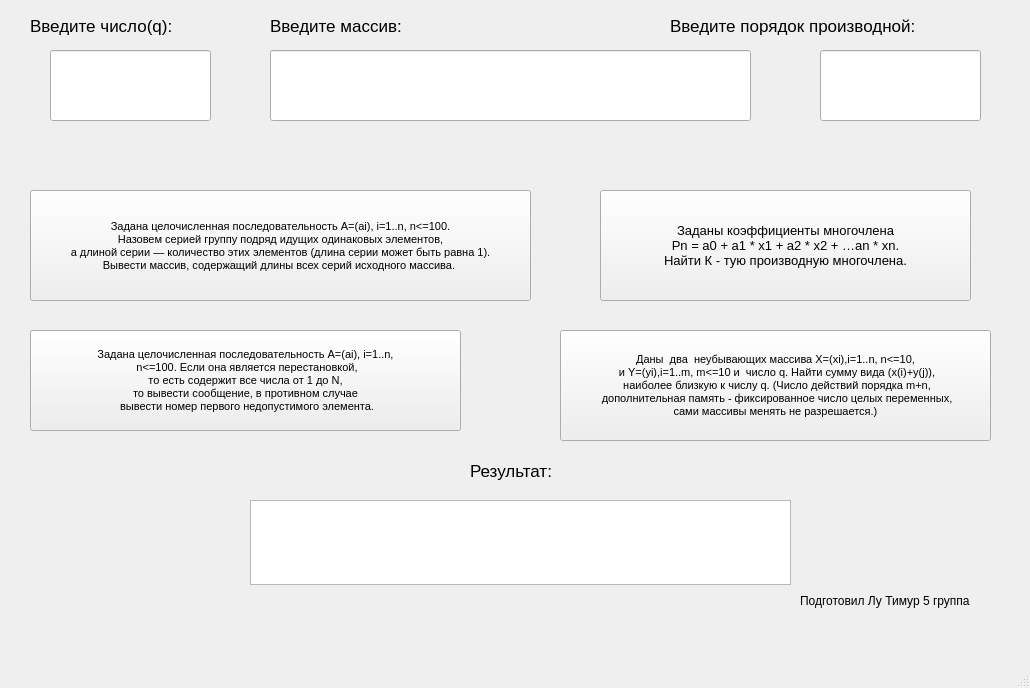
<?xml version="1.0" encoding="UTF-8"?>
<ui version="4.0">
 <class>MainWindow</class>
 <widget class="QMainWindow" name="MainWindow">
  <property name="geometry">
   <rect>
    <x>0</x>
    <y>0</y>
    <width>1030</width>
    <height>688</height>
   </rect>
  </property>
  <property name="font">
   <font>
    <pointsize>10</pointsize>
   </font>
  </property>
  <property name="windowTitle">
   <string>MainWindow</string>
  </property>
  <widget class="QWidget" name="centralwidget">
   <widget class="QLineEdit" name="lineEditArr">
    <property name="geometry">
     <rect>
      <x>270</x>
      <y>50</y>
      <width>481</width>
      <height>71</height>
     </rect>
    </property>
   </widget>
   <widget class="QLineEdit" name="lineEditQ">
    <property name="geometry">
     <rect>
      <x>50</x>
      <y>50</y>
      <width>161</width>
      <height>71</height>
     </rect>
    </property>
   </widget>
   <widget class="QLineEdit" name="lineEditK">
    <property name="geometry">
     <rect>
      <x>820</x>
      <y>50</y>
      <width>161</width>
      <height>71</height>
     </rect>
    </property>
   </widget>
   <widget class="QPushButton" name="pushButtonB5">
    <property name="geometry">
     <rect>
      <x>30</x>
      <y>190</y>
      <width>501</width>
      <height>111</height>
     </rect>
    </property>
    <property name="font">
     <font>
      <pointsize>8</pointsize>
     </font>
    </property>
    <property name="text">
     <string>Задана целочисленная последовательность A=(ai), i=1..n, n&lt;=100.
Назовем серией группу подряд идущих одинаковых элементов,
а длиной серии — количество этих элементов (длина серии может быть равна 1).
Вывести массив, содержащий длины всех серий исходного массива. </string>
    </property>
   </widget>
   <widget class="QPushButton" name="pushButtonSort">
    <property name="geometry">
     <rect>
      <x>30</x>
      <y>330</y>
      <width>431</width>
      <height>101</height>
     </rect>
    </property>
    <property name="font">
     <font>
      <pointsize>8</pointsize>
     </font>
    </property>
    <property name="text">
     <string>Задана целочисленная последовательность A=(ai), i=1..n,
 n&lt;=100. Если она является перестановкой, 
то есть содержит все числа от 1 до N, 
то вывести сообщение, в противном случае
 вывести номер первого недопустимого элемента.</string>
    </property>
   </widget>
   <widget class="QPushButton" name="pushButtonB10">
    <property name="geometry">
     <rect>
      <x>600</x>
      <y>190</y>
      <width>371</width>
      <height>111</height>
     </rect>
    </property>
    <property name="font">
     <font>
      <pointsize>10</pointsize>
     </font>
    </property>
    <property name="text">
     <string>Заданы коэффициенты многочлена 
Рn = a0 + a1 * x1 + a2 * x2 + …an * xn.
Найти К - тую производную многочлена.</string>
    </property>
   </widget>
   <widget class="QPushButton" name="pushButtonApp">
    <property name="geometry">
     <rect>
      <x>560</x>
      <y>330</y>
      <width>431</width>
      <height>111</height>
     </rect>
    </property>
    <property name="font">
     <font>
      <pointsize>8</pointsize>
     </font>
    </property>
    <property name="text">
     <string>Даны  два  неубывающих массива X=(xi),i=1..n, n&lt;=10, 
 и Y=(yi),i=1..m, m&lt;=10 и  число q. Найти сумму вида (x(i)+y(j)),
 наиболее близкую к числу q. (Число действий порядка m+n,
 дополнительная память - фиксированное число целых переменных, 
сами массивы менять не разрешается.)</string>
    </property>
   </widget>
   <widget class="QTextEdit" name="textEditRes">
    <property name="geometry">
     <rect>
      <x>250</x>
      <y>500</y>
      <width>541</width>
      <height>85</height>
     </rect>
    </property>
   </widget>
   <widget class="QLabel" name="label">
    <property name="geometry">
     <rect>
      <x>270</x>
      <y>10</y>
      <width>491</width>
      <height>31</height>
     </rect>
    </property>
    <property name="font">
     <font>
      <pointsize>13</pointsize>
     </font>
    </property>
    <property name="text">
     <string>Введите массив:</string>
    </property>
   </widget>
   <widget class="QLabel" name="label_2">
    <property name="geometry">
     <rect>
      <x>30</x>
      <y>10</y>
      <width>201</width>
      <height>31</height>
     </rect>
    </property>
    <property name="font">
     <font>
      <pointsize>13</pointsize>
     </font>
    </property>
    <property name="text">
     <string>Введите число(q):</string>
    </property>
   </widget>
   <widget class="QLabel" name="label_3">
    <property name="geometry">
     <rect>
      <x>670</x>
      <y>10</y>
      <width>331</width>
      <height>31</height>
     </rect>
    </property>
    <property name="font">
     <font>
      <pointsize>13</pointsize>
     </font>
    </property>
    <property name="text">
     <string>Введите порядок производной:</string>
    </property>
   </widget>
   <widget class="QLabel" name="label_4">
    <property name="geometry">
     <rect>
      <x>470</x>
      <y>450</y>
      <width>241</width>
      <height>41</height>
     </rect>
    </property>
    <property name="font">
     <font>
      <pointsize>13</pointsize>
     </font>
    </property>
    <property name="text">
     <string>Результат:</string>
    </property>
   </widget>
   <widget class="QLabel" name="label_5">
    <property name="geometry">
     <rect>
      <x>800</x>
      <y>580</y>
      <width>221</width>
      <height>41</height>
     </rect>
    </property>
    <property name="font">
     <font>
      <pointsize>9</pointsize>
     </font>
    </property>
    <property name="text">
     <string>Подготовил Лу Тимур 5 группа</string>
    </property>
   </widget>
  </widget>
  <widget class="QMenuBar" name="menubar">
   <property name="geometry">
    <rect>
     <x>0</x>
     <y>0</y>
     <width>1030</width>
     <height>27</height>
    </rect>
   </property>
  </widget>
  <widget class="QStatusBar" name="statusbar"/>
 </widget>
 <resources/>
 <connections/>
</ui>
